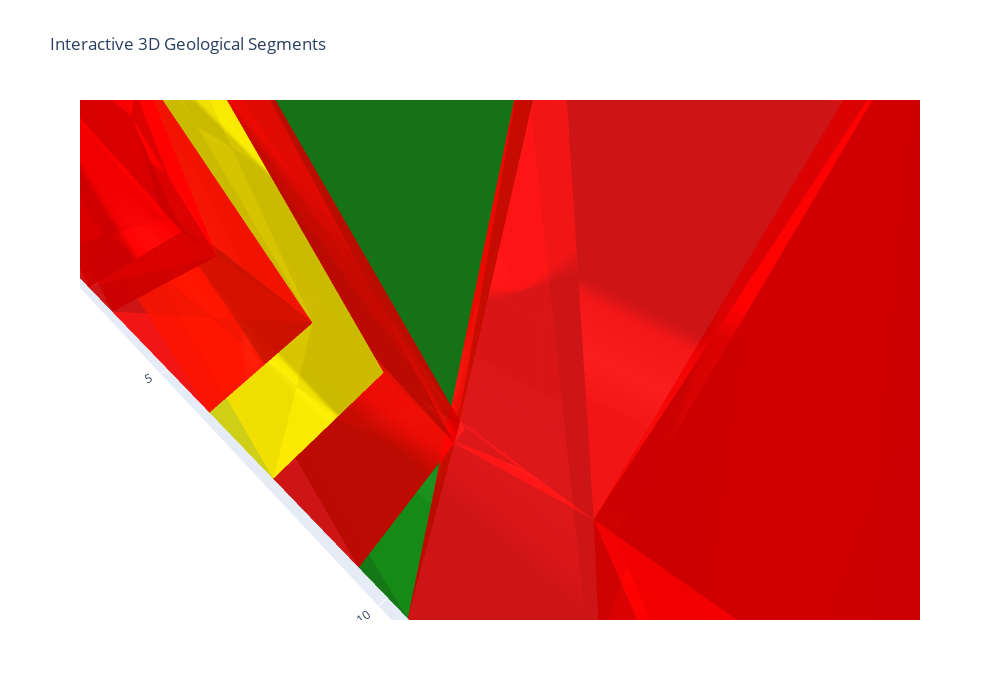
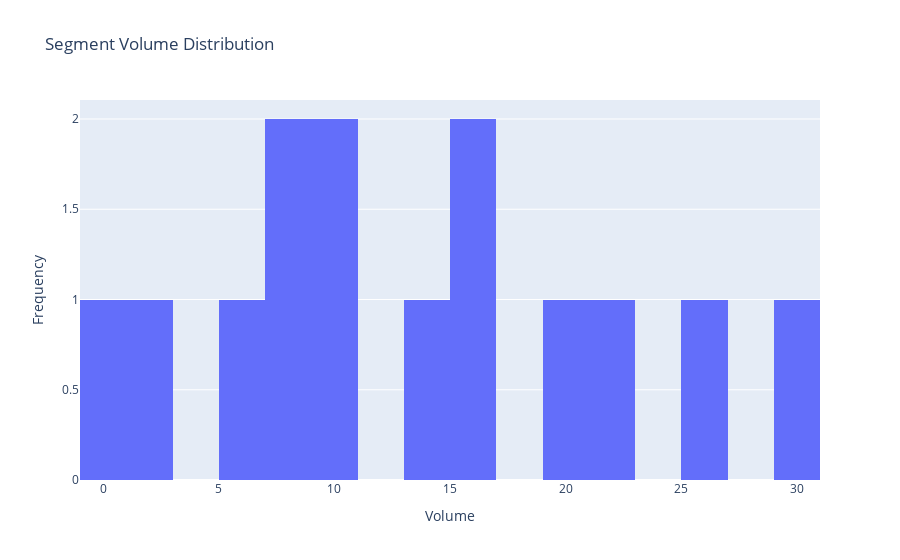
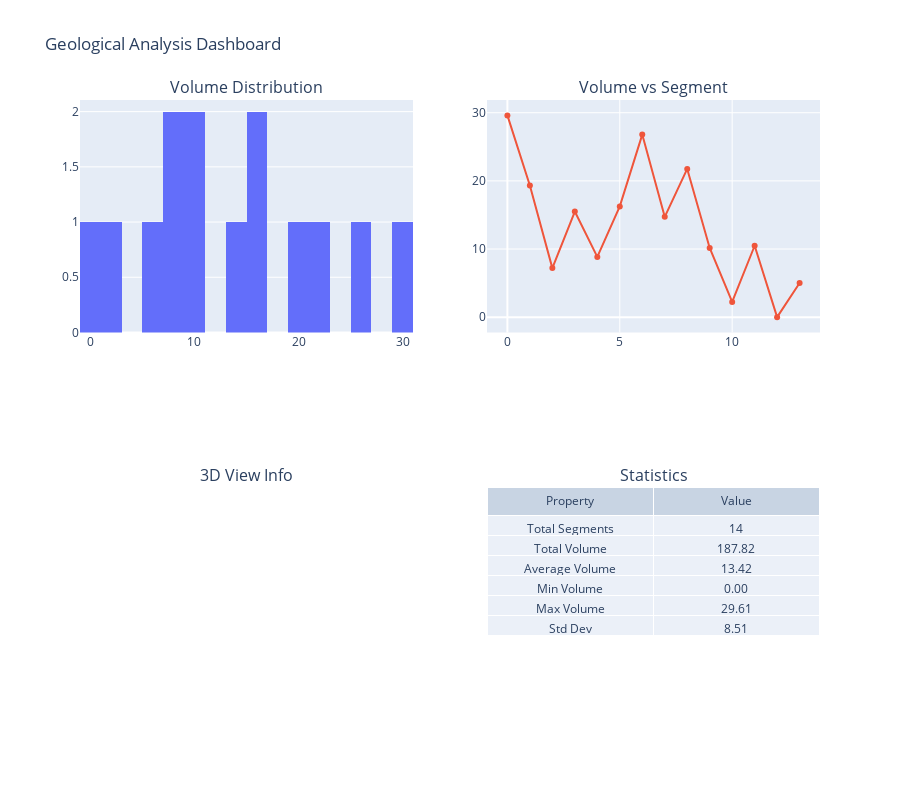

Write notebook code for charts like these, in order.
### Markdown cell above
## 🎮 Interactive 3D Visualization Dashboard

### 🌟 Comprehensive Real-time Analysis Platform

Advanced interactive dashboard providing real-time 3D visualization and analysis capabilities for geological modeling.

#### 🎯 **Dashboard Features**

##### 🎮 **Interactive Controls**
- **Dynamic Sliders**: Real-time adjustment of block dimensions (width, height, depth)
- **Segment Selection**: Dropdown menu for analyzing different geological segments
- **View Modes**: Toggle between "packed" (blocks inside segments) and "unpacked" (separated display)
- **Transparency Control**: Adjustable segment opacity to reveal interior structures
- **Component Toggles**: Show/hide original stone, segments, and optimal blocks

##### 📊 **Real-time Analytics**
- **Volume Calculations**: Live efficiency metrics and material utilization
- **Statistical Displays**: Dynamic segment analysis with volume distributions
- **Performance Metrics**: Real-time extraction efficiency calculations
- **Quality Indicators**: Geometric validation and mesh integrity status

##### 🎨 **Advanced Visualization**
- **Color Coding**: Volume-based segment coloring (red: small, yellow: medium, green: large)
- **3D Scene Management**: Interactive camera controls and lighting
- **Multi-component Display**: Simultaneous visualization of multiple geometric elements
- **Export Capabilities**: High-resolution rendering for publications and presentations

#### 🔧 **Technical Implementation**
- **Plotly Integration**: Web-based 3D rendering with WebGL acceleration
- **IPyWidgets Controls**: Jupyter-native interactive widgets for parameter adjustment
- **Real-time Processing**: Immediate visual feedback for parameter changes
- **Memory Optimization**: Efficient mesh handling for large geological datasets

### 🏭 **Professional Applications**
This dashboard serves as a comprehensive analysis tool for:
- **Engineering Consulting**: Client presentations with interactive geological models
- **Research Publications**: High-quality visualizations for academic papers
- **Training & Education**: Interactive learning tool for geological modeling concepts
- **Quality Assurance**: Real-time validation of geological processing results

### Code cell
# Create interactive 3D visualization of segments
print("Creating interactive 3D visualization with Plotly...")
visualize_segments_plotly(segments, volumes, "Interactive 3D Geological Segments")

# Create volume distribution histogram
print("\\nCreating volume distribution analysis...")
create_volume_histogram(volumes, "Segment Volume Distribution")

# Create comprehensive dashboard
print("\\nCreating analysis dashboard...")
create_combined_dashboard(segments, volumes)

# Visualize voxel grid if available
if 'best_voxelized' in locals() and best_voxelized is not None:
    print("\\nCreating interactive voxel grid visualization...")
    visualize_voxel_grid_plotly(best_voxelized, "Optimized Voxel Grid")

### Figure 1 — Plotly figure (JSON) as saved in the notebook; plotly's stock layout.template omitted (floating-point values rounded to 4 significant figures)
{"data": [{"color": "green", "hovertemplate": "<b>Segment 1</b><br>Volume: 29.61<extra></extra>", "i": [7, 12, 13, 13, 7, 7, 12, 12, 12, 12, 12, 12], "j": [9, 13, 4, 4, 4, 4, 4, 4, 9, 13, 7, 7], "k": [0, 1, 1, 10, 0, 10, 1, 0, 0, 10, 10, 9], "name": "Segment 1 (Vol: 29.61)", "opacity": 0.7, "type": "mesh3d", "x": [0.0, 2.0, 2.0, 1.766, 2.0, 1.825, 0.0, 0.0, 1.887, 0.0, 2.0, 1.252, 0.2434, 2.0, 2.0], "y": [4.347, 9.639, 9.223, 9.554, 5.074, 5.011, 8.511, 10.05, 10.28, 8.832, 11.61, 11.03, 9.0, 10.37, 10.46], "z": [4.6, 0.0, 0.42, 0.0, 4.6, 4.6, 0.4032, 4.6, 0.0, 0.08048, 4.6, 4.6, 0.0, 0.0, 0.3332]}, {"color": "red", "hovertemplate": "<b>Segment 2</b><br>Volume: 19.31<extra></extra>", "i": [6, 14, 14, 10, 10, 16, 16, 16, 16, 16, 6, 6, 6, 6, 6, 6], "j": [3, 1, 11, 11, 7, 14, 3, 3, 14, 10, 1, 7, 3, 10, 16, 16], "k": [0, 4, 4, 4, 4, 1, 0, 1, 11, 11, 4, 4, 1, 7, 0, 10], "name": "Segment 2 (Vol: 19.31)", "opacity": 0.7, "type": "mesh3d", "x": [0.0, 0.0, 1.887, 0.0, 2.0, 1.252, 0.2434, 2.0, 2.0, 2.0, 2.0, 2.0, 0.5834, 0.0, 0.0, 1.607, 0.0, 0.2028], "y": [8.911, 10.05, 10.28, 8.832, 11.61, 11.03, 9.0, 10.37, 10.46, 13.53, 12.51, 13.79, 11.32, 11.89, 12.11, 13.46, 10.83, 11.0], "z": [0.0, 4.6, 0.0, 0.08048, 4.6, 4.6, 0.0, 0.0, 0.3332, 3.662, 0.0, 4.6, 0.0, 3.825, 4.6, 4.6, 0.0, 0.0]}, {"color": "red", "hovertemplate": "<b>Segment 3</b><br>Volume: 7.19<extra></extra>", "i": [5, 5, 14, 14, 14, 14, 12, 12, 12, 12, 12, 12], "j": [2, 1, 2, 2, 1, 10, 5, 10, 14, 14, 2, 5], "k": [1, 7, 1, 13, 7, 7, 7, 7, 13, 10, 13, 2], "name": "Segment 3 (Vol: 7.19)", "opacity": 0.7, "type": "mesh3d", "x": [2.0, 2.0, 2.0, 0.5834, 0.0, 0.0, 1.607, 0.0, 0.2028, 1.745, 0.0, 2.0, 0.0, 2.0, 2.0, 1.743, 0.0], "y": [13.53, 12.51, 13.79, 11.32, 11.89, 12.11, 13.46, 10.83, 11.0, 13.59, 11.1, 14.91, 12.23, 15.08, 13.96, 14.72, 12.21], "z": [3.662, 0.0, 4.6, 0.0, 3.825, 4.6, 4.6, 0.0, 0.0, 0.0, 0.0, 3.885, 4.6, 4.6, 0.0, 4.6, 4.546]}, {"color": "red", "hovertemplate": "<b>Segment 4</b><br>Volume: 15.50<extra></extra>", "i": [14, 5, 5, 5, 5, 9, 9, 9, 9, 9, 14, 14, 14, 14, 14, 14], "j": [17, 10, 4, 4, 3, 3, 17, 17, 5, 5, 4, 4, 17, 10, 9, 9], "k": [16, 13, 13, 3, 1, 1, 3, 16, 10, 1, 13, 3, 3, 13, 10, 16], "name": "Segment 4 (Vol: 15.50)", "opacity": 0.7, "type": "mesh3d", "x": [1.745, 0.0, 2.0, 0.0, 2.0, 2.0, 1.743, 0.0, 1.683, 0.0, 2.0, 2.0, 1.758, 2.0, 0.7431, 0.4839, 0.0, 0.0], "y": [13.59, 11.1, 14.91, 12.23, 15.08, 13.96, 14.72, 12.21, 16.02, 13.33, 15.01, 16.07, 14.81, 16.29, 15.23, 14.72, 13.77, 13.77], "z": [0.0, 0.0, 3.885, 4.6, 4.6, 0.0, 4.6, 4.546, 4.6, 0.0, 0.0, 3.83, 0.0, 4.6, 4.6, 4.6, 1.591, 4.6]}, {"color": "red", "hovertemplate": "<b>Segment 5</b><br>Volume: 8.84<extra></extra>", "i": [11, 10, 7, 7, 11, 11, 10, 10, 10, 10, 10, 10], "j": [5, 7, 2, 6, 5, 6, 5, 2, 5, 7, 11, 11], "k": [8, 1, 1, 2, 2, 2, 2, 1, 8, 6, 6, 8], "name": "Segment 5 (Vol: 8.84)", "opacity": 0.7, "type": "mesh3d", "x": [1.683, 0.0, 2.0, 2.0, 1.758, 2.0, 2.0, 0.0, 0.7431, 1.458, 0.0, 2.0, 2.0, 1.673], "y": [16.02, 13.33, 15.01, 16.07, 14.81, 16.29, 17.7, 13.77, 15.23, 16.64, 13.77, 17.7, 17.7, 17.06], "z": [4.6, 0.0, 0.0, 3.83, 0.0, 4.6, 0.0, 0.0, 4.6, 0.0, 1.591, 4.6, 3.222, 4.6]}, {"color": "red", "hovertemplate": "<b>Segment 6</b><br>Volume: 16.25<extra></extra>", "i": [6, 16, 16, 16, 16, 16, 16, 4, 4, 4, 6, 6, 6, 6, 6, 6], "j": [4, 7, 7, 17, 3, 10, 10, 7, 10, 10, 10, 10, 17, 7, 3, 4], "k": [0, 13, 2, 3, 2, 13, 17, 13, 0, 13, 0, 17, 3, 2, 2, 7], "name": "Segment 6 (Vol: 16.25)", "opacity": 0.7, "type": "mesh3d", "x": [0.0, 0.0, 2.0, 0.0, 0.7431, 1.458, 0.0, 2.0, 2.0, 1.673, 0.0, 0.0, 1.502, 2.0, 2.0, 1.502, 2.0, 0.0, 0.0], "y": [14.61, 14.31, 17.7, 13.77, 15.23, 16.64, 13.77, 17.7, 17.7, 17.06, 15.57, 15.57, 18.52, 19.5, 19.5, 18.52, 19.5, 15.57, 15.57], "z": [4.6, 3.51, 0.0, 0.0, 4.6, 0.0, 1.591, 4.6, 3.222, 4.6, 4.6, 2.341, 0.0, 4.6, 2.091, 4.6, 0.0, 0.0, 1.195]}, {"color": "green", "hovertemplate": "<b>Segment 7</b><br>Volume: 26.79<extra></extra>", "i": [5, 5, 8, 8, 16, 16, 11, 11, 11, 12, 12, 12, 12, 12, 12, 12], "j": [2, 0, 5, 9, 0, 14, 5, 8, 14, 8, 11, 2, 9, 16, 16, 11], "k": [1, 1, 2, 2, 1, 0, 0, 5, 0, 9, 8, 1, 2, 1, 14, 14], "name": "Segment 7 (Vol: 26.79)", "opacity": 0.7, "type": "mesh3d", "x": [2.0, 0.0, 0.0, 0.0, 1.502, 2.0, 2.0, 1.502, 2.0, 0.0, 0.0, 2.0, 0.0, 0.6518, 2.0, 1.642, 0.0], "y": [21.0, 21.0, 15.57, 15.57, 18.52, 19.5, 19.5, 18.52, 19.5, 15.57, 15.57, 20.07, 18.39, 21.0, 21.0, 19.77, 21.0], "z": [4.6, 4.6, 4.6, 2.341, 0.0, 4.6, 2.091, 4.6, 0.0, 0.0, 1.195, 0.0, 0.0, 3.101, 1.4, 0.0, 3.923]}, {"color": "red", "hovertemplate": "<b>Segment 8</b><br>Volume: 14.72<extra></extra>", "i": [17, 7, 7, 14, 14, 14, 14, 20, 20, 20, 17, 17, 17, 17, 17, 17], "j": [20, 6, 1, 6, 6, 1, 10, 7, 10, 7, 7, 7, 6, 14, 14, 20], "k": [18, 1, 0, 1, 11, 0, 0, 18, 0, 0, 6, 18, 11, 11, 10, 10], "name": "Segment 8 (Vol: 14.72)", "opacity": 0.7, "type": "mesh3d", "x": [0.0, 2.0, 1.795, 0.0, 1.804, 0.0, 2.0, 0.0, 2.0, 2.0, 0.0, 2.0, 2.0, 1.766, 2.0, 1.825, 0.0, 0.2434, 0.0, 0.03059, 0.0], "y": [2.747, 3.474, 7.965, 4.881, 3.403, 4.118, 8.039, 7.311, 5.459, 4.682, 4.347, 9.639, 9.223, 9.554, 5.074, 5.011, 8.511, 9.0, 8.81, 8.853, 8.832], "z": [4.6, 4.6, 0.0, 2.449, 4.6, 3.218, 0.0, 0.0, 2.6, 3.383, 4.6, 0.0, 0.42, 0.0, 4.6, 4.6, 0.4032, 0.0, 0.0, 0.07036, 0.08048]}, {"color": "yellow", "hovertemplate": "<b>Segment 9</b><br>Volume: 21.75<extra></extra>", "i": [9, 9, 9, 9, 9, 11, 11, 11, 11, 13, 13, 13, 13, 13, 13, 13], "j": [19, 8, 12, 4, 12, 9, 9, 4, 1, 8, 11, 11, 12, 1, 19, 12], "k": [18, 18, 3, 3, 19, 8, 4, 3, 3, 18, 1, 8, 3, 3, 18, 19], "name": "Segment 9 (Vol: 21.75)", "opacity": 0.7, "type": "mesh3d", "x": [1.776, 2.0, 1.911, 0.0, 0.0, 1.64, 0.6721, 0.0, 2.0, 0.0, 2.0, 2.0, 0.0, 2.0, 1.795, 0.0, 1.804, 0.0, 2.0, 0.0, 2.0, 2.0], "y": [1.412, 1.494, 1.461, 0.7656, 1.322, 6.309, 1.545, 4.721, 6.477, 5.545, 5.574, 1.984, 2.747, 3.474, 7.965, 4.881, 3.403, 4.118, 8.039, 7.311, 5.459, 4.682], "z": [4.6, 4.6, 4.6, 4.6, 2.99, 0.0, 3.054, 0.5834, 0.0, 0.0, 0.6394, 3.182, 4.6, 4.6, 0.0, 2.449, 4.6, 3.218, 0.0, 0.0, 2.6, 3.383]}, {"color": "red", "hovertemplate": "<b>Segment 10</b><br>Volume: 10.16<extra></extra>", "i": [11, 4, 4, 4, 11, 11, 11, 11], "j": [6, 6, 13, 13, 4, 4, 13, 13], "k": [2, 2, 6, 10, 2, 10, 6, 10], "name": "Segment 10 (Vol: 10.16)", "opacity": 0.7, "type": "mesh3d", "x": [1.889, 2.0, 0.0, 0.0, 2.0, 0.0, 0.0, 1.64, 0.6721, 0.0, 2.0, 0.0, 2.0, 2.0], "y": [3.044, 2.999, 2.356, 1.601, 3.084, 1.727, 1.322, 6.309, 1.545, 4.721, 6.477, 5.545, 5.574, 1.984], "z": [0.0, 0.2446, 0.0, 2.183, 0.0, 1.821, 2.99, 0.0, 3.054, 0.5834, 0.0, 0.0, 0.6394, 3.182]}, {"color": "red", "hovertemplate": "<b>Segment 11</b><br>Volume: 2.23<extra></extra>", "i": [6, 6, 6, 6, 1, 1, 1, 17, 17, 13, 13, 13, 13, 13, 13, 13], "j": [16, 16, 10, 4, 6, 6, 4, 4, 4, 16, 10, 17, 16, 1, 1, 17], "k": [10, 0, 12, 12, 0, 4, 2, 2, 12, 10, 12, 12, 0, 0, 2, 2], "name": "Segment 11 (Vol: 2.23)", "opacity": 0.7, "type": "mesh3d", "x": [0.0, 1.905, 2.0, 1.776, 2.0, 1.911, 0.0, 1.906, 1.879, 0.0, 0.0, 2.0, 2.0, 1.861, 0.0, 0.6721, 0.0, 2.0], "y": [0.0, 0.0, 0.05511, 1.412, 1.494, 1.461, 0.7656, 0.02784, 0.01113, 0.7838, 1.322, 1.618, 1.984, 0.0, 0.4708, 1.545, 0.0, 0.08661], "z": [4.6, 4.6, 4.6, 4.6, 4.6, 4.6, 4.6, 4.536, 4.539, 3.371, 2.99, 3.441, 3.182, 4.541, 3.593, 3.054, 3.926, 4.525]}, {"color": "red", "hovertemplate": "<b>Segment 12</b><br>Volume: 10.48<extra></extra>", "i": [2, 8, 8, 17, 17, 17, 17, 17, 17, 17, 2, 2, 2, 2, 2, 2], "j": [21, 3, 10, 22, 21, 21, 8, 8, 22, 10, 22, 3, 22, 8, 21, 8], "k": [18, 1, 1, 18, 15, 18, 15, 10, 1, 1, 1, 1, 18, 15, 15, 3], "name": "Segment 12 (Vol: 10.48)", "opacity": 0.7, "type": "mesh3d", "x": [0.0, 2.0, 0.0, 0.0, 2.0, 1.82, 1.889, 2.0, 0.0, 0.0, 2.0, 0.0, 1.906, 1.879, 0.0, 0.0, 2.0, 2.0, 1.861, 0.0, 0.6721, 0.0, 2.0], "y": [0.7634, 1.988, 0.0, 0.8337, 1.821, 1.885, 3.044, 2.999, 2.356, 1.601, 3.084, 1.727, 0.02784, 0.01113, 0.7838, 1.322, 1.618, 1.984, 0.0, 0.4708, 1.545, 0.0, 0.08661], "z": [0.1672, 0.0, 1.984, 0.0, 0.3988, 0.0, 0.0, 0.2446, 0.0, 2.183, 0.0, 1.821, 4.536, 4.539, 3.371, 2.99, 3.441, 3.182, 4.541, 3.593, 3.054, 3.926, 4.525]}, {"color": "red", "hovertemplate": "<b>Segment 13</b><br>Volume: 0.00<extra></extra>", "i": [2, 4, 2, 2, 4, 4, 4, 4], "j": [1, 9, 1, 9, 1, 1, 2, 2], "k": [0, 6, 6, 6, 6, 0, 9, 0], "name": "Segment 13 (Vol: 0.00)", "opacity": 0.7, "type": "mesh3d", "x": [2.0, 1.905, 2.0, 1.883, 2.0, 2.0, 1.861, 1.879, 1.905, 2.0, 1.906], "y": [0.0, 0.0, 0.05511, 0.0, 0.0, 0.05449, 0.0, 0.01113, 0.0, 0.08661, 0.02784], "z": [4.6, 4.6, 4.6, 4.548, 4.586, 4.548, 4.541, 4.539, 4.555, 4.525, 4.536]}, {"color": "red", "hovertemplate": "<b>Segment 14</b><br>Volume: 5.00<extra></extra>", "i": [5, 11, 5, 5, 14, 14, 11, 11, 11, 11, 11, 11], "j": [4, 14, 1, 3, 9, 3, 9, 1, 4, 5, 14, 5], "k": [0, 9, 0, 1, 1, 1, 1, 0, 0, 3, 3, 4], "name": "Segment 14 (Vol: 5.00)", "opacity": 0.7, "type": "mesh3d", "x": [0.0, 2.0, 0.0, 2.0, 0.0, 0.0, 2.0, 1.82, 1.883, 2.0, 2.0, 1.861, 1.879, 1.905, 2.0, 1.906], "y": [0.0, 0.0, 0.7634, 1.988, 0.0, 0.8337, 1.821, 1.885, 0.0, 0.0, 0.05449, 0.0, 0.01113, 0.0, 0.08661, 0.02784], "z": [0.0, 0.0, 0.1672, 0.0, 1.984, 0.0, 0.3988, 0.0, 4.548, 4.586, 4.548, 4.541, 4.539, 4.555, 4.525, 4.536]}], "layout": {"height": 700, "scene": {"aspectmode": "manual", "aspectratio": {"x": 1, "y": 10.5, "z": 2.3}, "xaxis": {"title": {"text": "X (m)"}}, "yaxis": {"title": {"text": "Y (m)"}}, "zaxis": {"title": {"text": "Z (m)"}}}, "title": {"text": "Interactive 3D Geological Segments"}, "width": 1000}}

### Figure 2 — Plotly figure (JSON) as saved in the notebook; plotly's stock layout.template omitted (floating-point values rounded to 4 significant figures)
{"data": [{"name": "Volume Distribution", "nbinsx": 20, "type": "histogram", "x": [29.61, 19.31, 7.192, 15.5, 8.837, 16.25, 26.79, 14.72, 21.75, 10.16, 2.231, 10.48, 0.0001749, 5.002]}], "layout": {"showlegend": false, "title": {"text": "Segment Volume Distribution"}, "xaxis": {"title": {"text": "Volume"}}, "yaxis": {"title": {"text": "Frequency"}}}}

### Figure 3 — Plotly figure (JSON) as saved in the notebook; plotly's stock layout.template omitted (floating-point values rounded to 4 significant figures)
{"data": [{"name": "Volume Distribution", "nbinsx": 15, "type": "histogram", "x": [29.61, 19.31, 7.192, 15.5, 8.837, 16.25, 26.79, 14.72, 21.75, 10.16, 2.231, 10.48, 0.0001749, 5.002], "xaxis": "x", "yaxis": "y"}, {"mode": "markers+lines", "name": "Volume by Segment", "type": "scatter", "x": [0, 1, 2, 3, 4, 5, 6, 7, 8, 9, 10, 11, 12, 13], "xaxis": "x2", "y": [29.61, 19.31, 7.192, 15.5, 8.837, 16.25, 26.79, 14.72, 21.75, 10.16, 2.231, 10.48, 0.0001749, 5.002], "yaxis": "y2"}, {"cells": {"values": [["Total Segments", "Total Volume", "Average Volume", "Min Volume", "Max Volume", "Std Dev"], [14, "187.82", "13.42", "0.00", "29.61", "8.51"]]}, "domain": {"x": [0.55, 1], "y": [0, 0.375]}, "header": {"values": ["Property", "Value"]}, "type": "table"}], "layout": {"annotations": [{"font": {"size": 16}, "showarrow": false, "text": "Volume Distribution", "x": 0.225, "xanchor": "center", "xref": "paper", "y": 1, "yanchor": "bottom", "yref": "paper"}, {"font": {"size": 16}, "showarrow": false, "text": "Volume vs Segment", "x": 0.775, "xanchor": "center", "xref": "paper", "y": 1, "yanchor": "bottom", "yref": "paper"}, {"font": {"size": 16}, "showarrow": false, "text": "3D View Info", "x": 0.225, "xanchor": "center", "xref": "paper", "y": 0.375, "yanchor": "bottom", "yref": "paper"}, {"font": {"size": 16}, "showarrow": false, "text": "Statistics", "x": 0.775, "xanchor": "center", "xref": "paper", "y": 0.375, "yanchor": "bottom", "yref": "paper"}], "height": 800, "showlegend": false, "title": {"text": "Geological Analysis Dashboard"}, "xaxis": {"anchor": "y", "domain": [0, 0.45]}, "xaxis2": {"anchor": "y2", "domain": [0.55, 1]}, "xaxis3": {"anchor": "y3", "domain": [0, 0.45]}, "yaxis": {"anchor": "x", "domain": [0.625, 1]}, "yaxis2": {"anchor": "x2", "domain": [0.625, 1]}, "yaxis3": {"anchor": "x3", "domain": [0, 0.375]}}}
